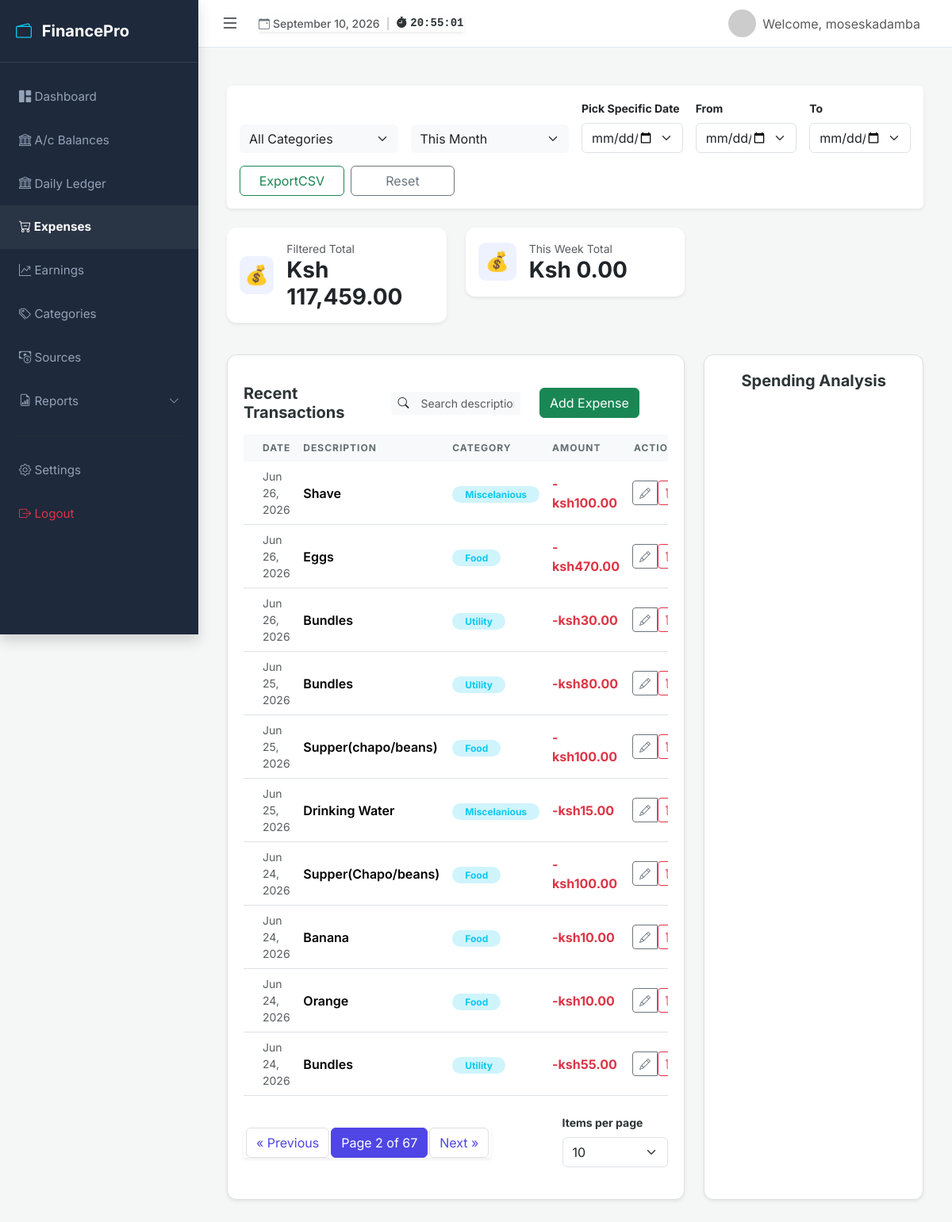
Page /home?page=2&category=&timeframe=&per_page=10&exact_date=&start_date=&end_date= (signed in) on the earlier database version.
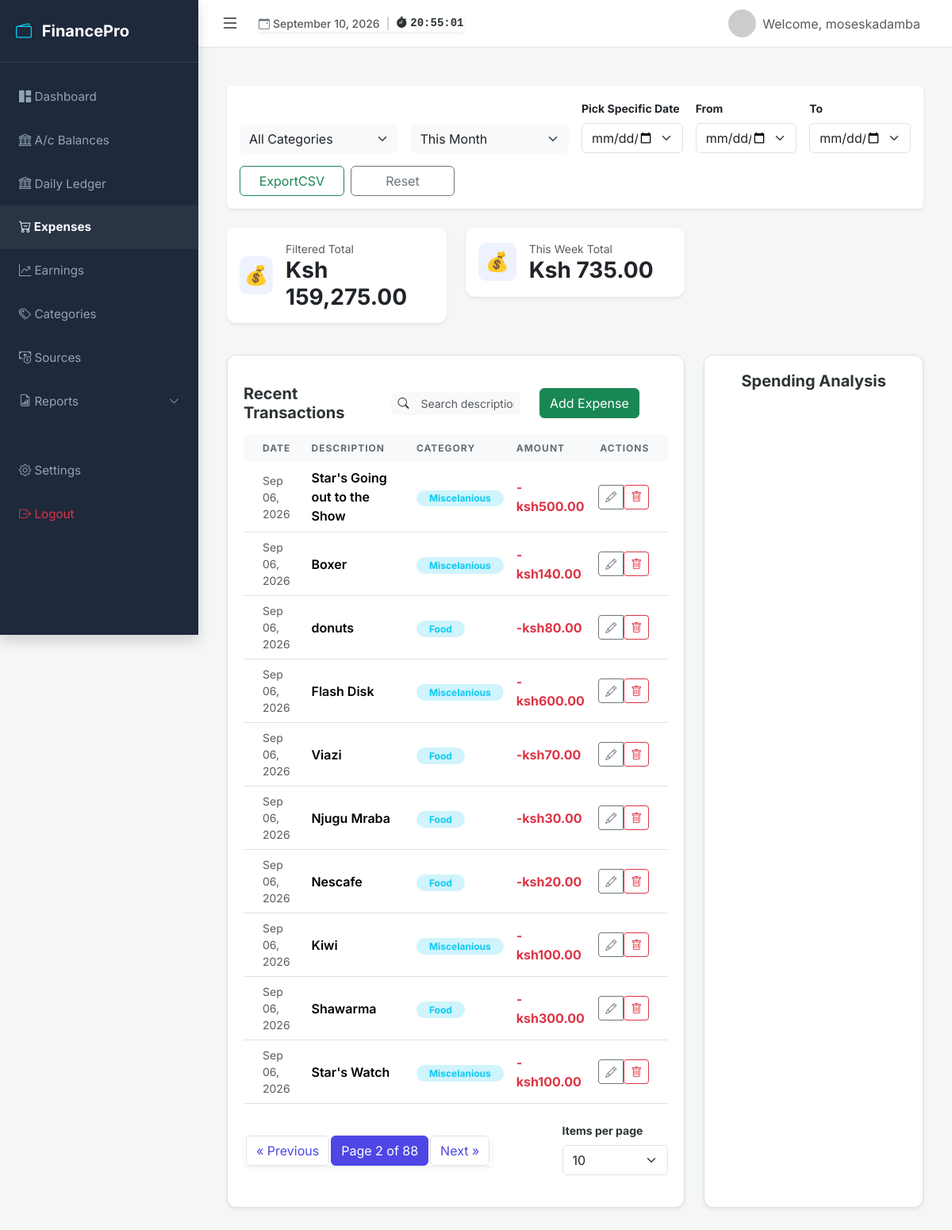
Same page on the later database version.
### myapp/models.py (models this page shows, shortened)
class Expense(models.Model):
    user = models.ForeignKey(User, on_delete=models.CASCADE, related_name='expenses')
    amount = models.DecimalField(
        max_digits=10,
        decimal_places=2,
        validators=[MinValueValidator(Decimal('0.01'))]
    )
    category = models.ForeignKey(
        Category,
        on_delete=models.SET_NULL,
        null=True,
        blank=True,
        related_name='expenses'
    )
    description = models.TextField(blank=True, null=True)
    date = models.DateField(default=timezone.now)
    created_at = models.DateTimeField(auto_now_add=True)
    updated_at = models.DateTimeField(auto_now=True)
    class Meta:
        ordering = ['-date', '-created_at']

class Category(models.Model):
    user = models.ForeignKey(User, on_delete=models.CASCADE, related_name='categories')
    name = models.CharField(max_length=100)
    description = models.TextField(blank=True, null=True)
    created_at = models.DateTimeField(auto_now_add=True)
    class Meta:
        verbose_name_plural = "Categories"
        ordering = ['name']
        unique_together = ('user', 'name')

### myapp/views.py (the view, shortened to what this page needs)
# urls.py: path('home',views.home, name='home'),
@login_required
def home(request):
    expenses = Expense.objects.filter(user=request.user).select_related('category')
    search_query = request.GET.get('q', '')
    if search_query:
        expenses = expenses.filter(description__icontains=search_query)
    category_id = request.GET.get('category')
    timeframe = request.GET.get('timeframe')
    exact_date = request.GET.get('exact_date')
    start_date = request.GET.get('start_date')
    end_date = request.GET.get('end_date')
    is_fresh_load = not any([
        request.GET.get('q'),
        category_id,
        timeframe,
        exact_date,
        start_date,
        end_date,
        request.GET.get('page')
    ])
    if is_fresh_load:
        timeframe = 'month'
    now = timezone.now().date()
    if category_id:
        expenses = expenses.filter(category_id=category_id)
    if exact_date:
        expenses = expenses.filter(date=exact_date)
    elif start_date and end_date:
        if start_date <= end_date:
            expenses = expenses.filter(date__range=[start_date, end_date])
        else:
            from django.contrib import messages
            messages.error(request, "Invalid date range selected.")
    if start_date and end_date:
        if start_date <= end_date:
            expenses = expenses.filter(date__range=[start_date, end_date])
        else:
            from django.contrib import messages
            messages.error(request, "Invalid date range selected.")
    chart_data = (
        expenses.values('category__name')
        .annotate(total=Sum('amount'))
        .order_by('category__name')
    )
    chart_labels = [item['category__name'] or 'Misc' for item in chart_data]
    chart_values = [float(item['total']) for item in chart_data]
    start_of_week = now - timedelta(days=now.weekday())
    end_of_week = start_of_week + timedelta(days=6)
    week_expenses = expenses.filter(date__range=[start_of_week, end_of_week])
    week_total = week_expenses.aggregate(Sum('amount'))['amount__sum'] or 0
    total = expenses.aggregate(Sum('amount'))['amount__sum'] or 0
    categories = Category.objects.filter(user=request.user)
    expenses_qs = expenses.order_by('-date')
    filtered_count = expenses_qs.count()
    raw_per_page = request.GET.get('per_page', 10)
    try:
        per_page = int(raw_per_page)
    except (ValueError, TypeError):
        per_page = 10
    page_number = request.GET.get('page')
    paginator = Paginator(expenses_qs, per_page)
    page_obj = paginator.get_page(page_number)
    if request.method == 'POST':
        form = ExpenseForm(request.POST, user=request.user)
        expense = form.instance
        expense.user = request.user
        if form.is_valid():
            expense.save()
            if request.headers.get('x-requested-with') == 'XMLHttpRequest':
                return JsonResponse({'status': 'success', 'message': f"Added {expense.description or 'Expense'}!"})
            return redirect('expenses:home')
    else:
        form = ExpenseForm(user=request.user)
    context = {
        'expenses': page_obj,  # We pass the page object instead of the queryset
        'search_query': search_query,
        'timeframe': timeframe,
        'count': filtered_count,
        'categories': categories,
        'total': total,
        'week_total':week_total,
        'chart_labels': chart_labels,
        'chart_values': chart_values,
        'chart_labels_json': json.dumps(chart_labels),
        'chart_values_json': json.dumps(chart_values),
        'per_page': per_page, # Already an safe integer now!
        'form': form,
    }
    return render(request, 'myapp/index.html', context)

### myapp/forms.py
class ExpenseForm(forms.ModelForm):
    class Meta:
        model = Expense
        fields = ['amount', 'category', 'description', 'date']
        widgets = {
            'date': forms.DateInput(attrs={'type': 'date', 'class': 'form-control'}),
            'amount': forms.NumberInput(attrs={'class': 'form-control', 'step': '0.01', 'min': '0.01'}),
            'category': forms.Select(attrs={'class': 'form-select'}),
            'description': forms.Textarea(attrs={'class': 'form-control', 'rows': 3}),
        }
    def __init__(self, *args, **kwargs):
        user = kwargs.pop('user', None)
        super().__init__(*args, **kwargs)
        if user:
            categories = Category.objects.filter(user=user)
            self.fields['category'].queryset = categories
            self.fields['category'].label_from_instance = lambda obj: obj.name
        self.fields['category'].empty_label = "Select a category (optional)"

### myapp/templates/myapp/index.html (shortened to what the changed rows need)
{% extends 'myapp/base.html' %}
{% block content %}
<div class="container-fluid py-4">
    <div class="row mb-4">
        <div class="col-md-4 mb-3">
            <div class="card stat-card shadow-sm">
                <div class="card-body d-flex align-items-center">
                    <div>
                        <h3 class="fw-bold mb-0">Ksh <span id="dynamic-total">{{ total|floatformat:2 }} </span></h3>
                    </div>
                </div>
            </div>
        </div>
        <div class="col-md-4 mb-3">
            <div class="card stat-card shadow-sm">
                <div class="card-body d-flex align-items-center">
                    <div>
                        <p class="text-muted mb-0 small uppercase">This Week Total</p>
                        <h3 class="fw-bold mb-0">Ksh {{ week_total|floatformat:2 }} </h3>
                    </div>
                </div>
            </div>
        </div>
    </div>
    <div class="row mb-5">
        <div class="col-lg-8 mb-4">
            <div class="table-container shadow-sm">
                <div id="transaction-list" data-chart-labels='{{ chart_labels_json|safe }}' data-chart-values='{{ chart_values_json|safe }}'>
                    {% if expenses.object_list %}
                        <div class="card-body p-0">
                            <div class="table-responsive">
                                <table class="table table-hover align-middle mb-0">
                                    <thead class="bg-light">
                                        <tr class="small text-uppercase text-muted">
                                            <th class="ps-4">Date</th>
                                            <th>Description</th>
                                            <th>Category</th>
                                            <th>Amount</th>
                                            <th class="text-end pe-4">Actions</th>
                                        </tr>
                                    </thead>
                                    <tbody>
                                        {% for expense in expenses %}
                                        <tr>
                                            <td class="ps-4 text-muted small">{{ expense.date|date:"M d, Y" }}</td>
                                            <td><span class="fw-semibold">{{ expense.description|default:"No Description" }}</span></td>
                                            <td>
                                                <span class="badge rounded-pill bg-info-subtle text-info px-3">
                                                    {{ expense.category.name|default:"Misc" }}
                                                </span>
                                            </td>
                                            <td><span class="text-danger fw-bold">-ksh{{ expense.amount }}</span></td>
                                            <td class="text-end pe-4">
                                                <div class="btn-group">
                                                    <button type="button"
                                                            class="btn btn-sm btn-outline-secondary"
                                                            data-bs-toggle="modal"
                                                            data-bs-target="#editExpenseModal"
                                                            data-url="{% url 'expenses:edit_expense_dashboard' expense.pk %}"
                                                            data-description="{{ expense.description|default:'' }}"
                                                            data-amount="{{ expense.amount }}"
                                                            data-category="{{ expense.category.id }}"
                                                            data-date="{{ expense.date|date:'Y-m-d' }}">
                                                        <i class="bi bi-pencil"></i>
                                                    </button>
                                                    <form method="post" action="{% url 'expenses:delete_expense' expense.pk %}" class="d-inline">
                                                        <button type="button"
                                                                class="btn btn-sm btn-outline-danger open-delete-modal"
                                                                data-bs-toggle="modal"
                                                                data-bs-target="#deleteModal"
                                                                data-url="{% url 'expenses:delete_expense' expense.pk %}"
                                                                data-description="{{ expense.description }}">
                                                                <i class="bi bi-trash"></i>
                                                        </button>
                                                    </form>
                                                </div>
                                            </td>
                                        </tr>
                                        {% endfor %}
                                    </tbody>
                                </table>
                            </div>
                        </div>
                    {% else %}
                        <div class="text-center py-5">
                            <p class="text-muted">No expenses found for this selection.</p>
                        </div>
                    {% endif %}
                    <div class="card-footer bg-white py-3">
                        <div class="d-flex flex-column flex-md-row justify-content-between align-items-center gap-3">
                            {% if expenses.has_other_pages %}
                                <nav aria-label="Page navigation" class="mt-4">
                                    <ul class="pagination justify-content-center shadow-sm">
                                        {% if expenses.has_previous %}
                                            <li class="page-item">
                                                <a class="page-link" href="?page={{ expenses.previous_page_number }}&category={{ request.GET.category }}&timeframe={{ request.GET.timeframe }}&per_page={{ per_page }}&exact_date={{ request.GET.exact_date }}&start_date={{ request.GET.start_date }}&end_date={{ request.GET.end_date }}" aria-label="Previous">
                                                    <span aria-hidden="true">&laquo; Previous</span>
                                                </a>
                                            </li>
                                        {% else %}
                                            <li class="page-item disabled">
                                                <span class="page-link">&laquo; Previous</span>
                                            </li>
                                        {% endif %}
                                        <li class="page-item active">
                                            <span class="page-link">
                                                Page {{ expenses.number }} of {{ expenses.paginator.num_pages }}
                                            </span>
                                        </li>
                                        {% if expenses.has_next %}
                                            <li class="page-item">
                                                <a class="page-link" href="?page={{ expenses.next_page_number }}&category={{ request.GET.category }}&timeframe={{ request.GET.timeframe }}&per_page={{ per_page }}&exact_date={{ request.GET.exact_date }}&start_date={{ request.GET.start_date }}&end_date={{ request.GET.end_date }}" aria-label="Next">
                                                    <span aria-hidden="true">Next &raquo;</span>
                                                </a>
                                            </li>
                                        {% else %}
                                            <li class="page-item disabled">
                                                <span class="page-link">Next &raquo;</span>
                                            </li>
                                        {% endif %}
                                    </ul>
                                </nav>
                            {% endif %}
                        </div>
                    </div>
                </div>
            </div>
        </div>
    </div>
</div>
<script>
    // Palette generator helper
    function generatePalette(count) {
        const colors = [];
        for (let i = 0; i < count; i++) {
            colors.push(`hsl(${(i * 360) / count}, 70%, 60%)`);
        }
        return colors;
    }
    // --- CHART INITIALIZATION ---
    const ctx = document.getElementById('expenseChart').getContext('2d');
    const initialLabels = {{ chart_labels|safe }};
    const initialValues = {{ chart_values|safe }};
    // Store the chart globally so we can target and update it later
    window.myExpenseChart = new Chart(ctx, {
        type: 'doughnut',
        data: {
            labels: initialLabels,
            datasets: [{
                data: initialValues,
                backgroundColor: generatePalette(initialLabels.length),
                borderColor: '#ffffff',
                borderWidth: 2
            }]
        },
        plugins: [ChartDataLabels],
        options: {
            responsive: true,
            maintainAspectRatio: false,
            plugins: {
                legend: {
                    position: 'bottom',
                    labels: { usePointStyle: true, padding: 20 }
                },
                datalabels: {
                    color: '#fff',
                    font: { weight: 'bold' },
                    formatter: (value, ctx) => {
                        let sum = 0;
                        let dataArr = ctx.chart.data.datasets[0].data;
                        dataArr.forEach(data => sum += data);
                        return sum > 0 ? (value * 100 / sum).toFixed(1) + "%" : "0%";
                    }
                }
            }
        }
    });
</script>
{% endblock %}

Differences in the rows shown:
no longer on this page (row unchanged): Expense: date "Jun 26, 2026", description "Shave", category.name "Miscelanious", amount "100.00"
no longer on this page (row unchanged): Expense: date "Jun 26, 2026", description "Eggs", category.name "Food", amount "470.00"
no longer on this page (row unchanged): Expense: date "Jun 26, 2026", description "Bundles", category.name "Utility", amount "30.00"
no longer on this page (row unchanged): Expense: date "Jun 25, 2026", description "Bundles", category.name "Utility", amount "80.00"
no longer on this page (row unchanged): Expense: date "Jun 25, 2026", description "Supper(chapo/beans)", category.name "Food", amount "100.00"
no longer on this page (row unchanged): Expense: date "Jun 25, 2026", description "Drinking Water", category.name "Miscelanious", amount "15.00"
no longer on this page (row unchanged): Expense: date "Jun 24, 2026", description "Supper(Chapo/beans)", category.name "Food", amount "100.00"
no longer on this page (row unchanged): Expense: date "Jun 24, 2026", description "Banana", category.name "Food", amount "10.00"
no longer on this page (row unchanged): Expense: date "Jun 24, 2026", description "Orange", category.name "Food", amount "10.00"
no longer on this page (row unchanged): Expense: date "Jun 24, 2026", description "Bundles", category.name "Utility", amount "55.00"
added Expense: date "Sep 06, 2026", description "Star's Going out to the Show", category.name "Miscelanious", amount "500.00"
added Expense: date "Sep 06, 2026", description "Boxer", category.name "Miscelanious", amount "140.00"
added Expense: date "Sep 06, 2026", description "donuts", category.name "Food", amount "80.00"
added Expense: date "Sep 06, 2026", description "Flash Disk", category.name "Miscelanious", amount "600.00"
added Expense: date "Sep 06, 2026", description "Viazi", category.name "Food", amount "70.00"
added Expense: date "Sep 06, 2026", description "Njugu Mraba", category.name "Food", amount "30.00"
added Expense: date "Sep 06, 2026", description "Nescafe", category.name "Food", amount "20.00"
added Expense: date "Sep 06, 2026", description "Kiwi", category.name "Miscelanious", amount "100.00"
added Expense: date "Sep 06, 2026", description "Shawarma", category.name "Food", amount "300.00"
added Expense: date "Sep 06, 2026", description "Star's Watch", category.name "Miscelanious", amount "100.00"
Other differences:
{{ total|floatformat:2 }}: "117,459.00" → "159,275.00"
{{ week_total|floatformat:2 }}: "0.00" → "735.00"
{{ expenses.paginator.num_pages }}: "67" → "88"
